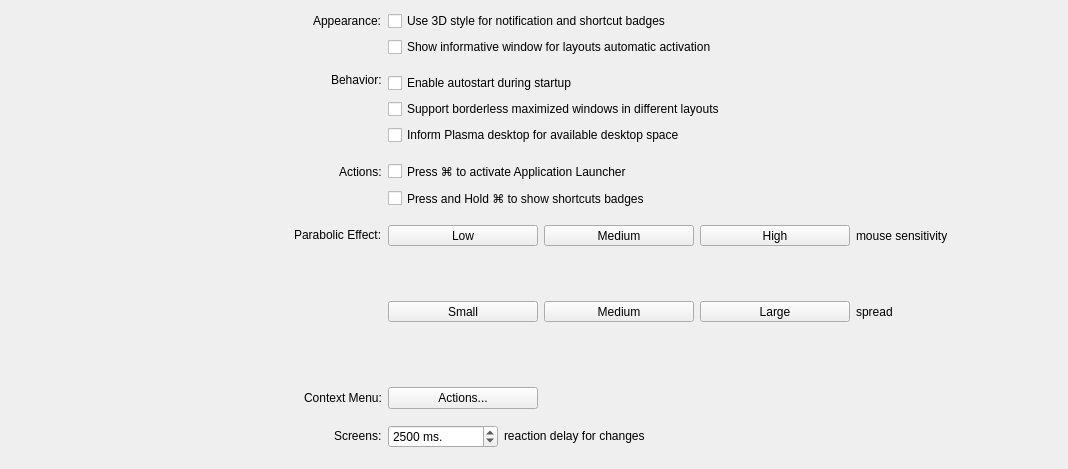
         <widget class="QWidget" name="preferencesScrollAreaWidgetContents">
          <property name="geometry">
           <rect>
            <x>0</x>
            <y>0</y>
            <width>1068</width>
            <height>469</height>
           </rect>
          </property>
          <property name="sizePolicy">
           <sizepolicy hsizetype="Minimum" vsizetype="Fixed">
            <horstretch>0</horstretch>
            <verstretch>0</verstretch>
           </sizepolicy>
          </property>
          <layout class="QVBoxLayout" name="verticalLayout_4">
           <item>
            <layout class="QGridLayout" name="preferencesGridLayout" columnstretch="5,9">
             <item row="5" column="1">
              <widget class="QCheckBox" name="broadcastGeomChkBox">
               <property name="text">
                <string>Inform Plasma desktop for available desktop space</string>
               </property>
              </widget>
             </item>
             <item row="4" column="1">
              <widget class="QCheckBox" name="noBordersForMaximizedChkBox">
               <property name="toolTip">
                <string>Activate support for borderless maximized windows between different layouts</string>
               </property>
               <property name="text">
                <string>Support borderless maximized windows in different layouts</string>
               </property>
              </widget>
             </item>
             <item row="17" column="0">
              <layout class="QHBoxLayout" name="plasmaThemeHeaderRowLayout"/>
             </item>
             <item row="14" column="1">
              <spacer name="verticalSpacer_14">
               <property name="orientation">
                <enum>Qt::Vertical</enum>
               </property>
               <property name="sizeType">
                <enum>QSizePolicy::Fixed</enum>
               </property>
               <property name="sizeHint" stdset="0">
                <size>
                 <width>20</width>
                 <height>10</height>
                </size>
               </property>
              </spacer>
             </item>
             <item row="16" column="1">
              <spacer name="verticalSpacer_11">
               <property name="orientation">
                <enum>Qt::Vertical</enum>
               </property>
               <property name="sizeType">
                <enum>QSizePolicy::Fixed</enum>
               </property>
               <property name="sizeHint" stdset="0">
                <size>
                 <width>20</width>
                 <height>10</height>
                </size>
               </property>
              </spacer>
             </item>
             <item row="1" column="1">
              <widget class="QCheckBox" name="infoWindowChkBox">
               <property name="toolTip">
                <string>Provide visual feedback when layouts are activated automatically</string>
               </property>
               <property name="text">
                <string>Show informative window for layouts automatic activation</string>
               </property>
              </widget>
             </item>
             <item row="2" column="1">
              <spacer name="verticalSpacer_6">
               <property name="orientation">
                <enum>Qt::Vertical</enum>
               </property>
               <property name="sizeType">
                <enum>QSizePolicy::Fixed</enum>
               </property>
               <property name="sizeHint" stdset="0">
                <size>
                 <width>20</width>
                 <height>10</height>
                </size>
               </property>
              </spacer>
             </item>
             <item row="17" column="1">
              <layout class="QHBoxLayout" name="plasmaThemeRowLayout"/>
             </item>
             <item row="8" column="1">
              <widget class="QCheckBox" name="metaPressHoldChkBox">
               <property name="toolTip">
                <string>Press and hold ⌘ to show shortcuts badges for applets and tasks</string>
               </property>
               <property name="text">
                <string>Press and Hold ⌘ to show shortcuts badges</string>
               </property>
              </widget>
             </item>
             <item row="15" column="0">
              <layout class="QHBoxLayout" name="screensHeaderRowLayout">
               <item>
                <spacer name="horizontalSpacer_8">
                 <property name="orientation">
                  <enum>Qt::Horizontal</enum>
                 </property>
                 <property name="sizeHint" stdset="0">
                  <size>
                   <width>40</width>
                   <height>20</height>
                  </size>
                 </property>
                </spacer>
               </item>
               <item>
                <widget class="QLabel" name="screensLbl">
                 <property name="sizePolicy">
                  <sizepolicy hsizetype="Minimum" vsizetype="Fixed">
                   <horstretch>0</horstretch>
                   <verstretch>0</verstretch>
                  </sizepolicy>
                 </property>
                 <property name="text">
                  <string>Screens:</string>
                 </property>
                 <property name="alignment">
                  <set>Qt::AlignLeading|Qt::AlignLeft|Qt::AlignVCenter</set>
                 </property>
                </widget>
               </item>
              </layout>
             </item>
             <item row="7" column="1">
              <widget class="QCheckBox" name="metaPressChkBox">
               <property name="toolTip">
                <string>Forward ⌘ press from KWin to Latte in order to activate Application Launcher. It is suggested to disable that option if you remove Latte.</string>
               </property>
               <property name="text">
                <string>Press ⌘ to activate Application Launcher</string>
               </property>
              </widget>
             </item>
             <item row="13" column="1">
              <layout class="QHBoxLayout" name="horizontalLayout_7">
               <item>
                <widget class="QPushButton" name="contextMenuActionsBtn">
                 <property name="sizePolicy">
                  <sizepolicy hsizetype="Preferred" vsizetype="Fixed">
                   <horstretch>0</horstretch>
                   <verstretch>0</verstretch>
                  </sizepolicy>
                 </property>
                 <property name="minimumSize">
                  <size>
                   <width>150</width>
                   <height>0</height>
                  </size>
                 </property>
                 <property name="maximumSize">
                  <size>
                   <width>16777215</width>
                   <height>16777215</height>
                  </size>
                 </property>
                 <property name="text">
                  <string>Actions...</string>
                 </property>
                </widget>
               </item>
               <item>
                <spacer name="horizontalSpacer_11">
                 <property name="orientation">
                  <enum>Qt::Horizontal</enum>
                 </property>
                 <property name="sizeHint" stdset="0">
                  <size>
                   <width>40</width>
                   <height>20</height>
                  </size>
                 </property>
                </spacer>
               </item>
              </layout>
             </item>
             <item row="11" column="1">
              <layout class="QHBoxLayout" name="horizontalLayout_8">
               <item>
                <widget class="QToolButton" name="smallParabolicBtn">
                 <property name="sizePolicy">
                  <sizepolicy hsizetype="Preferred" vsizetype="Fixed">
                   <horstretch>0</horstretch>
                   <verstretch>0</verstretch>
                  </sizepolicy>
                 </property>
                 <property name="minimumSize">
                  <size>
                   <width>150</width>
                   <height>0</height>
                  </size>
                 </property>
                 <property name="maximumSize">
                  <size>
                   <width>150</width>
                   <height>16777215</height>
                  </size>
                 </property>
                 <property name="text">
                  <string comment="small spread">Small</string>
                 </property>
                 <property name="checkable">
                  <bool>true</bool>
                 </property>
                </widget>
               </item>
               <item>
                <widget class="QToolButton" name="mediumParabolicBtn">
                 <property name="sizePolicy">
                  <sizepolicy hsizetype="Preferred" vsizetype="Fixed">
                   <horstretch>0</horstretch>
                   <verstretch>0</verstretch>
                  </sizepolicy>
                 </property>
                 <property name="minimumSize">
                  <size>
                   <width>150</width>
                   <height>0</height>
                  </size>
                 </property>
                 <property name="maximumSize">
                  <size>
                   <width>150</width>
                   <height>16777215</height>
                  </size>
                 </property>
                 <property name="text">
                  <string comment="medium spread">Medium</string>
                 </property>
                 <property name="checkable">
                  <bool>true</bool>
                 </property>
                </widget>
               </item>
               <item>
                <widget class="QToolButton" name="largeParabolicBtn">
                 <property name="sizePolicy">
                  <sizepolicy hsizetype="Preferred" vsizetype="Fixed">
                   <horstretch>0</horstretch>
                   <verstretch>0</verstretch>
                  </sizepolicy>
                 </property>
                 <property name="minimumSize">
                  <size>
                   <width>150</width>
                   <height>0</height>
                  </size>
                 </property>
                 <property name="maximumSize">
                  <size>
                   <width>150</width>
                   <height>16777215</height>
                  </size>
                 </property>
                 <property name="text">
                  <string comment="large spread">Large</string>
                 </property>
                 <property name="checkable">
                  <bool>true</bool>
                 </property>
                </widget>
               </item>
               <item>
                <widget class="QLabel" name="parabolicSpreadLbl">
                 <property name="text">
                  <string>spread</string>
                 </property>
                </widget>
               </item>
               <item>
                <spacer name="horizontalSpacer_12">
                 <property name="orientation">
                  <enum>Qt::Horizontal</enum>
                 </property>
                 <property name="sizeHint" stdset="0">
                  <size>
                   <width>40</width>
                   <height>20</height>
                  </size>
                 </property>
                </spacer>
               </item>
              </layout>
             </item>
             <item row="13" column="0">
              <layout class="QHBoxLayout" name="contextMenuRowLayout">
               <item>
                <spacer name="horizontalSpacer_10">
                 <property name="orientation">
                  <enum>Qt::Horizontal</enum>
                 </property>
                 <property name="sizeHint" stdset="0">
                  <size>
                   <width>40</width>
                   <height>20</height>
                  </size>
                 </property>
                </spacer>
               </item>
               <item>
                <widget class="QLabel" name="contextMenuLbl">
                 <property name="text">
                  <string>Context Menu:</string>
                 </property>
                </widget>
               </item>
              </layout>
             </item>
             <item row="3" column="0">
              <layout class="QHBoxLayout" name="behaviorHeaderRowLayout">
               <item>
                <spacer name="horizontalSpacer_5">
                 <property name="orientation">
                  <enum>Qt::Horizontal</enum>
                 </property>
                 <property name="sizeHint" stdset="0">
                  <size>
                   <width>40</width>
                   <height>20</height>
                  </size>
                 </property>
                </spacer>
               </item>
               <item>
                <widget class="QLabel" name="behaviorLbl">
                 <property name="sizePolicy">
                  <sizepolicy hsizetype="Preferred" vsizetype="Preferred">
                   <horstretch>0</horstretch>
                   <verstretch>0</verstretch>
                  </sizepolicy>
                 </property>
                 <property name="text">
                  <string>Behavior:</string>
                 </property>
                 <property name="alignment">
                  <set>Qt::AlignLeading|Qt::AlignLeft|Qt::AlignTop</set>
                 </property>
                </widget>
               </item>
              </layout>
             </item>
             <item row="10" column="1">
              <layout class="QHBoxLayout" name="mouseSensitivityRowLayout">
               <item>
                <widget class="QToolButton" name="lowSensitivityBtn">
                 <property name="sizePolicy">
                  <sizepolicy hsizetype="Preferred" vsizetype="Fixed">
                   <horstretch>0</horstretch>
                   <verstretch>0</verstretch>
                  </sizepolicy>
                 </property>
                 <property name="minimumSize">
                  <size>
                   <width>150</width>
                   <height>0</height>
                  </size>
                 </property>
                 <property name="maximumSize">
                  <size>
                   <width>150</width>
                   <height>16777215</height>
                  </size>
                 </property>
                 <property name="toolTip">
                  <string>Low sensitivity for parabolic effect (low cpu usage and performance)</string>
                 </property>
                 <property name="text">
                  <string comment="low sensitivity">Low</string>
                 </property>
                 <property name="checkable">
                  <bool>true</bool>
                 </property>
                </widget>
               </item>
               <item>
                <widget class="QToolButton" name="mediumSensitivityBtn">
                 <property name="sizePolicy">
                  <sizepolicy hsizetype="Preferred" vsizetype="Fixed">
                   <horstretch>0</horstretch>
                   <verstretch>0</verstretch>
                  </sizepolicy>
                 </property>
                 <property name="minimumSize">
                  <size>
                   <width>150</width>
                   <height>0</height>
                  </size>
                 </property>
                 <property name="maximumSize">
                  <size>
                   <width>150</width>
                   <height>16777215</height>
                  </size>
                 </property>
                 <property name="toolTip">
                  <string>Medium sensitivity for parabolic effect (normal cpu usage and performance)</string>
                 </property>
                 <property name="text">
                  <string comment="medium sensitivity">Medium</string>
                 </property>
                 <property name="checkable">
                  <bool>true</bool>
                 </property>
                </widget>
               </item>
               <item>
                <widget class="QToolButton" name="highSensitivityBtn">
                 <property name="sizePolicy">
                  <sizepolicy hsizetype="Preferred" vsizetype="Fixed">
                   <horstretch>0</horstretch>
                   <verstretch>0</verstretch>
                  </sizepolicy>
                 </property>
                 <property name="minimumSize">
                  <size>
                   <width>150</width>
                   <height>0</height>
                  </size>
                 </property>
                 <property name="maximumSize">
                  <size>
                   <width>150</width>
                   <height>16777215</height>
                  </size>
                 </property>
                 <property name="toolTip">
                  <string>High sensitivity for parabolic effect (high cpu usage and performance)</string>
                 </property>
                 <property name="text">
                  <string comment="high sensitivity">High</string>
                 </property>
                 <property name="checkable">
                  <bool>true</bool>
                 </property>
                </widget>
               </item>
               <item>
                <widget class="QLabel" name="mouseSensitivityLbl">
                 <property name="text">
                  <string>mouse sensitivity</string>
                 </property>
                </widget>
               </item>
               <item>
                <spacer name="horizontalSpacer_3">
                 <property name="orientation">
                  <enum>Qt::Horizontal</enum>
                 </property>
                 <property name="sizeType">
                  <enum>QSizePolicy::Expanding</enum>
                 </property>
                 <property name="sizeHint" stdset="0">
                  <size>
                   <width>60</width>
                   <height>20</height>
                  </size>
                 </property>
                </spacer>
               </item>
              </layout>
             </item>
             <item row="7" column="0">
              <layout class="QHBoxLayout" name="actionsHeaderRowLayout">
               <item>
                <spacer name="horizontalSpacer_6">
                 <property name="orientation">
                  <enum>Qt::Horizontal</enum>
                 </property>
                 <property name="sizeHint" stdset="0">
                  <size>
                   <width>40</width>
                   <height>20</height>
                  </size>
                 </property>
                </spacer>
               </item>
               <item>
                <widget class="QLabel" name="actionsLbl">
                 <property name="text">
                  <string>Actions:</string>
                 </property>
                 <property name="alignment">
                  <set>Qt::AlignLeading|Qt::AlignLeft|Qt::AlignVCenter</set>
                 </property>
                </widget>
               </item>
              </layout>
             </item>
             <item row="15" column="1">
              <layout class="QHBoxLayout" name="screenDelayRowLayout">
               <item>
                <widget class="QSpinBox" name="screenTrackerSpinBox">
                 <property name="sizePolicy">
                  <sizepolicy hsizetype="MinimumExpanding" vsizetype="Fixed">
                   <horstretch>0</horstretch>
                   <verstretch>0</verstretch>
                  </sizepolicy>
                 </property>
                 <property name="minimumSize">
                  <size>
                   <width>70</width>
                   <height>0</height>
                  </size>
                 </property>
                 <property name="maximumSize">
                  <size>
                   <width>110</width>
                   <height>16777215</height>
                  </size>
                 </property>
                 <property name="toolTip">
                  <string>Different hardware can have different delays during screen changes.
This tracker is used in order to not lose any screen related update.</string>
                 </property>
                 <property name="alignment">
                  <set>Qt::AlignLeading|Qt::AlignLeft|Qt::AlignVCenter</set>
                 </property>
                 <property name="specialValueText">
                  <string/>
                 </property>
                 <property name="suffix">
                  <string> ms.</string>
                 </property>
                 <property name="minimum">
                  <number>1000</number>
                 </property>
                 <property name="maximum">
                  <number>10000</number>
                 </property>
                 <property name="singleStep">
                  <number>100</number>
                 </property>
                 <property name="value">
                  <number>2500</number>
                 </property>
                </widget>
               </item>
               <item>
                <widget class="QLabel" name="trackScreensDelayLbl">
                 <property name="sizePolicy">
                  <sizepolicy hsizetype="Minimum" vsizetype="Fixed">
                   <horstretch>0</horstretch>
                   <verstretch>0</verstretch>
                  </sizepolicy>
                 </property>
                 <property name="toolTip">
                  <string>Different hardware can have different delays during screen changes.
This tracker is used in order to not lose any screen related update.</string>
                 </property>
                 <property name="text">
                  <string>reaction delay for changes</string>
                 </property>
                </widget>
               </item>
               <item>
                <spacer name="horizontalSpacer_9">
                 <property name="orientation">
                  <enum>Qt::Horizontal</enum>
                 </property>
                 <property name="sizeType">
                  <enum>QSizePolicy::Expanding</enum>
                 </property>
                 <property name="sizeHint" stdset="0">
                  <size>
                   <width>20</width>
                   <height>20</height>
                  </size>
                 </property>
                </spacer>
               </item>
              </layout>
             </item>
             <item row="10" column="0">
              <layout class="QHBoxLayout" name="parabolicHeaderRowLayout">
               <item>
                <spacer name="horizontalSpacer_7">
                 <property name="orientation">
                  <enum>Qt::Horizontal</enum>
                 </property>
                 <property name="sizeHint" stdset="0">
                  <size>
                   <width>40</width>
                   <height>20</height>
                  </size>
                 </property>
                </spacer>
               </item>
               <item>
                <widget class="QLabel" name="parabolicEffectLbl">
                 <property name="sizePolicy">
                  <sizepolicy hsizetype="Minimum" vsizetype="Fixed">
                   <horstretch>0</horstretch>
                   <verstretch>0</verstretch>
                  </sizepolicy>
                 </property>
                 <property name="text">
                  <string>Parabolic Effect:</string>
                 </property>
                 <property name="alignment">
                  <set>Qt::AlignLeading|Qt::AlignLeft|Qt::AlignVCenter</set>
                 </property>
                </widget>
               </item>
              </layout>
             </item>
             <item row="9" column="1">
              <spacer name="verticalSpacer_8">
               <property name="orientation">
                <enum>Qt::Vertical</enum>
               </property>
               <property name="sizeType">
                <enum>QSizePolicy::Fixed</enum>
               </property>
               <property name="sizeHint" stdset="0">
                <size>
                 <width>20</width>
                 <height>10</height>
                </size>
               </property>
              </spacer>
             </item>
             <item row="0" column="1">
              <widget class="QCheckBox" name="badges3DStyleChkBox">
               <property name="text">
                <string>Use 3D style for notification and shortcut badges</string>
               </property>
              </widget>
             </item>
             <item row="6" column="1">
              <spacer name="verticalSpacer_7">
               <property name="orientation">
                <enum>Qt::Vertical</enum>
               </property>
               <property name="sizeType">
                <enum>QSizePolicy::Fixed</enum>
               </property>
               <property name="sizeHint" stdset="0">
                <size>
                 <width>20</width>
                 <height>10</height>
                </size>
               </property>
              </spacer>
             </item>
             <item row="3" column="1">
              <widget class="QCheckBox" name="autostartChkBox">
               <property name="toolTip">
                <string>Start the application automatically after each relogin</string>
               </property>
               <property name="text">
                <string>Enable autostart during startup</string>
               </property>
              </widget>
             </item>
             <item row="0" column="0">
              <layout class="QHBoxLayout" name="apperanceHeaderRowLayout">
               <item>
                <spacer name="horizontalSpacer_4">
                 <property name="orientation">
                  <enum>Qt::Horizontal</enum>
                 </property>
                 <property name="sizeHint" stdset="0">
                  <size>
                   <width>40</width>
                   <height>20</height>
                  </size>
                 </property>
                </spacer>
               </item>
               <item>
                <widget class="QLabel" name="appearanceLbl">
                 <property name="text">
                  <string>Appearance:</string>
                 </property>
                 <property name="alignment">
                  <set>Qt::AlignLeading|Qt::AlignLeft|Qt::AlignVCenter</set>
                 </property>
                </widget>
               </item>
              </layout>
             </item>
             <item row="12" column="1">
              <spacer name="verticalSpacer_9">
               <property name="orientation">
                <enum>Qt::Vertical</enum>
               </property>
               <property name="sizeType">
                <enum>QSizePolicy::Fixed</enum>
               </property>
               <property name="sizeHint" stdset="0">
                <size>
                 <width>20</width>
                 <height>10</height>
                </size>
               </property>
              </spacer>
             </item>
            </layout>
           </item>
          </layout>
         </widget>
